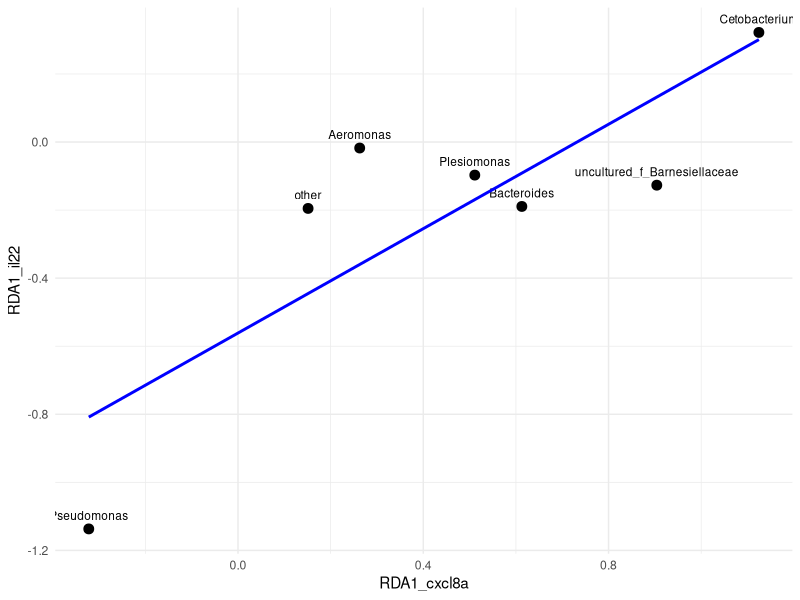

R code for this plot:
library(dplyr)
library(ggplot2)

# IL22 data
il22 <- data.frame(
  Microbe = c("Pseudomonas", "Rheinheimera", "Cetobacterium", "Bacteroides",
              "uncultured_f_Barnesiellaceae", "Plesiomonas", "other",
              "Shewanella", "Chitinilyticum", "Aeromonas"),
  RDA1_il22 = c(-1.13688060, -0.46648031, 0.32205922, -0.18929866,
                -0.12681089, -0.09717261, -0.19510452,
                -0.19606554, -0.12553286, -0.01760783)
)

# CXCL8A data (corrected to match what you wrote)
cxcl8a <- data.frame(
  Microbe = c("Cetobacterium", "Pseudomonas", "Escherichia-Shigella",
              "Aeromonas", "Vibrio", "other",
              "uncultured_f_Barnesiellaceae", "Plesiomonas",
              "Bacteroides", "Streptococcus"),
  RDA1_cxcl8a = c(1.12453485, -0.32214649, -0.01480092,
                  0.26276786, 0.57141586, 0.15132776,
                  0.90413167, 0.51122108,
                  0.61279244, -0.15119718)
)

# Merge
merged_df <- full_join(il22, cxcl8a, by = "Microbe")

# Plot
ggplot(merged_df, aes(x = RDA1_cxcl8a, y = RDA1_il22)) +
  geom_point(size = 3) +
  geom_text(aes(label = Microbe), vjust = -1, , size = 3, position = "nudge") +
  theme_minimal() + geom_smooth(method = "lm", se=FALSE, col='blue', size=1)
